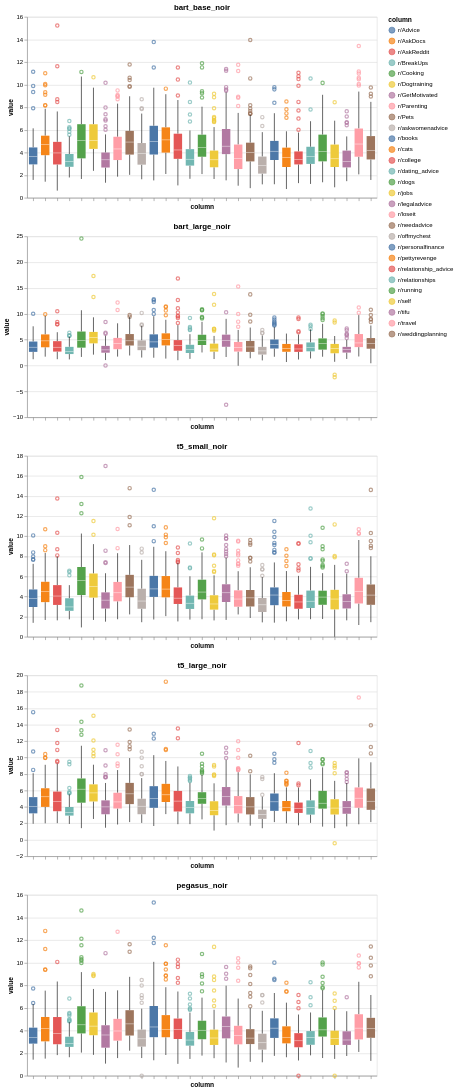

Notebook code cell kept with this figure:
### Code cell
# Plot of the three models with Noir metrics

one = alt.Chart(source_1_4, title="bart_base_noir").mark_boxplot().encode(
alt.X('column').axis(labels=False),
y='value',
color='column'
)
two = alt.Chart(source_2_4, title="bart_large_noir").mark_boxplot().encode(
alt.X('column').axis(labels=False),
y='value',
color='column'
)
three = alt.Chart(source_3_4, title="t5_small_noir").mark_boxplot().encode(
alt.X('column').axis(labels=False),
y='value',
color='column'
)
four = alt.Chart(source_4_4, title="t5_large_noir").mark_boxplot().encode(
alt.X('column').axis(labels=False),
y='value',
color='column'
)
five = alt.Chart(source_5_4, title="pegasus_noir").mark_boxplot().encode(
alt.X('column').axis(labels=False),
y='value',
color='column'
)

(one & two & three & four & five).properties(width=800).interactive()
(one & two & three & four & five).display()

### Figure 1 — Vega-Lite specification as saved in the notebook (floating-point values rounded to 4 significant figures; data arrays with more than 128 entries replaced by an {"elided": "..."} marker saying what was removed)
{"$schema": "https://vega.github.io/schema/vega-lite/v5.20.1.json", "config": {"view": {"continuousHeight": 300, "continuousWidth": 300}}, "datasets": {"data-4b24adb5a5cca47829a3e69518eafbcc": {"elided": "3306 records"}, "data-5021c7cd1b3538fe91c5cb6e60ad7980": {"elided": "3306 records"}, "data-628db614240d09bdebb524fa756aae53": {"elided": "3306 records"}, "data-917d0f691bc2c1691b27fd10184e19a2": {"elided": "3306 records"}, "data-c648e98bb602c5f5e0389a6eb20c681a": {"elided": "3306 records"}}, "vconcat": [{"data": {"name": "data-917d0f691bc2c1691b27fd10184e19a2"}, "encoding": {"color": {"field": "column", "type": "nominal"}, "x": {"axis": {"labels": false}, "field": "column", "type": "nominal"}, "y": {"field": "value", "type": "quantitative"}}, "mark": {"type": "boxplot"}, "title": "bart_base_noir"}, {"data": {"name": "data-628db614240d09bdebb524fa756aae53"}, "encoding": {"color": {"field": "column", "type": "nominal"}, "x": {"axis": {"labels": false}, "field": "column", "type": "nominal"}, "y": {"field": "value", "type": "quantitative"}}, "mark": {"type": "boxplot"}, "title": "bart_large_noir"}, {"data": {"name": "data-c648e98bb602c5f5e0389a6eb20c681a"}, "encoding": {"color": {"field": "column", "type": "nominal"}, "x": {"axis": {"labels": false}, "field": "column", "type": "nominal"}, "y": {"field": "value", "type": "quantitative"}}, "mark": {"type": "boxplot"}, "title": "t5_small_noir"}, {"data": {"name": "data-5021c7cd1b3538fe91c5cb6e60ad7980"}, "encoding": {"color": {"field": "column", "type": "nominal"}, "x": {"axis": {"labels": false}, "field": "column", "type": "nominal"}, "y": {"field": "value", "type": "quantitative"}}, "mark": {"type": "boxplot"}, "title": "t5_large_noir"}, {"data": {"name": "data-4b24adb5a5cca47829a3e69518eafbcc"}, "encoding": {"color": {"field": "column", "type": "nominal"}, "x": {"axis": {"labels": false}, "field": "column", "type": "nominal"}, "y": {"field": "value", "type": "quantitative"}}, "mark": {"type": "boxplot"}, "title": "pegasus_noir"}]}
